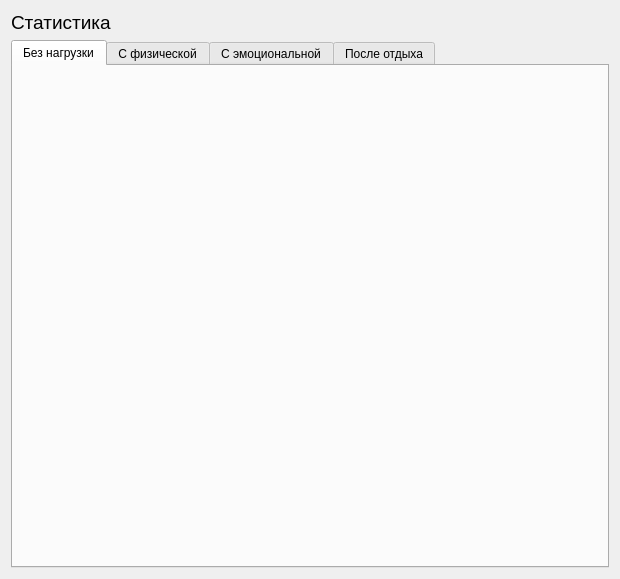
<?xml version="1.0" encoding="UTF-8"?>
<ui version="4.0">
 <class>FrameStandard</class>
 <widget class="QFrame" name="FrameStandard">
  <property name="geometry">
   <rect>
    <x>0</x>
    <y>0</y>
    <width>620</width>
    <height>579</height>
   </rect>
  </property>
  <property name="minimumSize">
   <size>
    <width>620</width>
    <height>380</height>
   </size>
  </property>
  <property name="windowTitle">
   <string>Frame</string>
  </property>
  <layout class="QVBoxLayout" name="verticalLayout" stretch="0,0">
   <property name="sizeConstraint">
    <enum>QLayout::SetDefaultConstraint</enum>
   </property>
   <item>
    <widget class="QLabel" name="title_label">
     <property name="font">
      <font>
       <pointsize>14</pointsize>
      </font>
     </property>
     <property name="text">
      <string>Статистика</string>
     </property>
     <property name="alignment">
      <set>Qt::AlignLeading|Qt::AlignLeft|Qt::AlignVCenter</set>
     </property>
    </widget>
   </item>
   <item>
    <widget class="QTabWidget" name="tabs">
     <property name="currentIndex">
      <number>0</number>
     </property>
     <widget class="QWidget" name="tab_factor_0">
      <attribute name="title">
       <string>Без нагрузки</string>
      </attribute>
      <layout class="QVBoxLayout" name="verticalLayout_7"/>
     </widget>
     <widget class="QWidget" name="tab_factor_1">
      <attribute name="title">
       <string>С физической</string>
      </attribute>
      <layout class="QVBoxLayout" name="verticalLayout_4"/>
     </widget>
     <widget class="QWidget" name="tab_factor_2">
      <attribute name="title">
       <string>С эмоциональной</string>
      </attribute>
      <layout class="QVBoxLayout" name="verticalLayout_5"/>
     </widget>
     <widget class="QWidget" name="tab_factor_3">
      <attribute name="title">
       <string>После отдыха</string>
      </attribute>
      <layout class="QVBoxLayout" name="verticalLayout_6"/>
     </widget>
    </widget>
   </item>
  </layout>
 </widget>
 <resources/>
 <connections/>
</ui>
